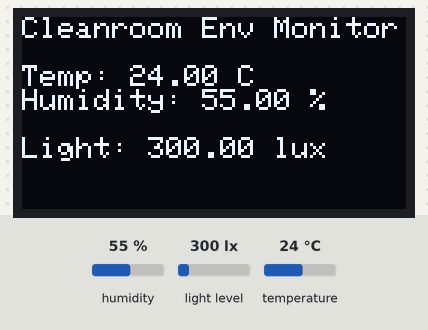
Bench run of a sketch on a simulated Arduino Uno, built with avr-gcc and run on an emulated ATmega328P. Parts: 128×64 one-colour display. The inputs (shaded band) are chosen by the test bench; at power-on: humidity 55 %, light level 300 lx, temperature 24 °C. What the sketch prints to the serial monitor is not drawn.

Above: at 3.2 s.
3.3 s: humidity set to 22 %
At 4.9 s:
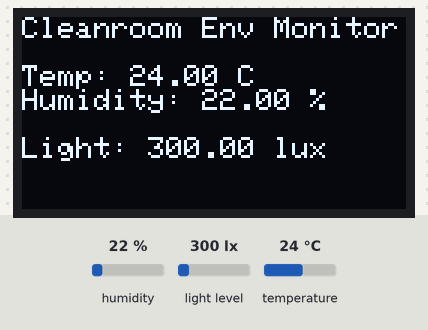
6.0 s: light level set to 40 lx
At 7.5 s:
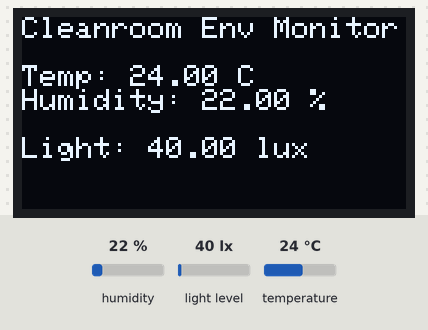
8.7 s: temperature set to 12 °C
At 11.3 s:
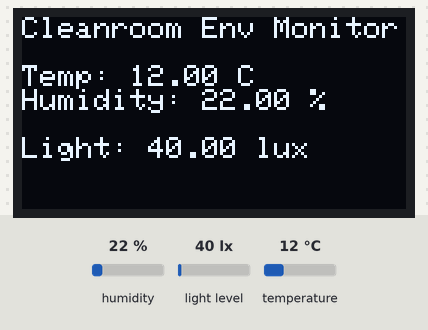
11.8 s: light level set to 500 lx
At 12.7 s:
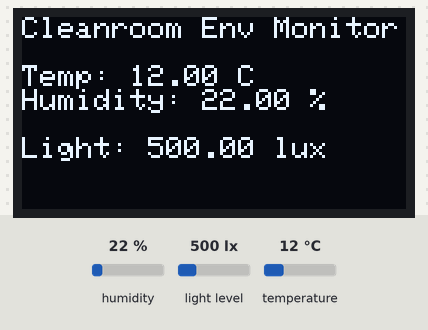
14.5 s: humidity set to 40 %
At 17.7 s:
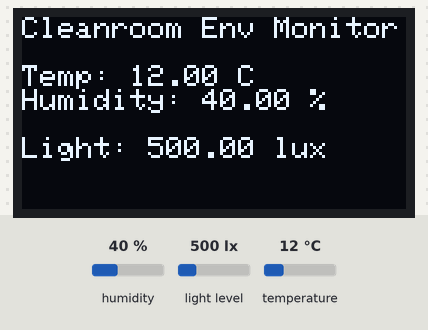
18.0 s: light level set to 1000 lx
At 19.1 s:
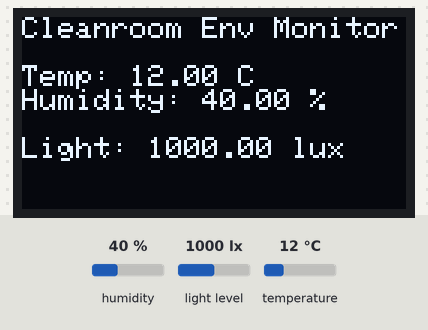
Timing chart, 0 to 21.0 s (numbered marks = the images above; inputs shaded):
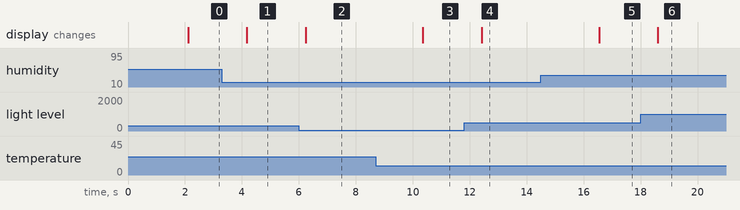

The sketch:

BoardTest.ino
```cpp
#include <Wire.h>
#include <Adafruit_GFX.h>
#include <Adafruit_SSD1306.h>
#include <Adafruit_Sensor.h>
#include <DHT.h>
#include <BH1750.h>

// DHT11 설정
#define DHTPIN 4  // DHT11 데이터 핀이 연결된 GPIO 번호
#define DHTTYPE DHT11  // DHT22를 사용할 경우 DHT11 대신 DHT22로 변경
DHT dht(DHTPIN, DHTTYPE);

// OLED 디스플레이 설정
#define SCREEN_WIDTH 128
#define SCREEN_HEIGHT 64
#define OLED_RESET -1
Adafruit_SSD1306 display(SCREEN_WIDTH, SCREEN_HEIGHT, &Wire, OLED_RESET);

// BH1750 조도 센서 설정
BH1750 lightMeter;

void setup() {
  // Serial 통신 시작
  Serial.begin(115200);

  // DHT 센서 시작
  dht.begin();

  // OLED 디스플레이 시작
  if (!display.begin(SSD1306_SWITCHCAPVCC, 0x3C)) {
    Serial.println(F("SSD1306 OLED 초기화 실패"));
    while (true);  // 초기화 실패 시 멈춤
  }

  display.clearDisplay();
  display.setTextSize(1);
  display.setTextColor(SSD1306_WHITE);
  display.setCursor(0, 0);
  display.println(F("Starting..."));
  display.display();

  // BH1750 조도 센서 시작
  if (!lightMeter.begin()) {
    Serial.println(F("BH1750 초기화 실패"));
    display.clearDisplay();
    display.setCursor(0, 0);
    display.println(F("BH1750 Init Fail"));
    display.display();
    while (true);  // 초기화 실패 시 멈춤
  }

  delay(2000);  // 시스템 안정화를 위한 대기 시간
}

void loop() {
  // DHT11 센서 데이터 읽기
  float temperature = dht.readTemperature();
  float humidity = dht.readHumidity();

  // BH1750 조도 센서 데이터 읽기
  float lux = lightMeter.readLightLevel();

  // OLED에 데이터 출력
  display.clearDisplay();

  display.setCursor(0, 0);
  display.println(F("Cleanroom Env Monitor"));

  // 온도와 습도 출력
  display.setCursor(0, 16);
  if (isnan(temperature) || isnan(humidity)) {
    display.println(F("DHT11: Err reading"));
  } else {
    display.print(F("Temp: "));
    display.print(temperature);
    display.println(F(" C"));

    display.print(F("Humidity: "));
    display.print(humidity);
    display.println(F(" %"));
  }

  // 조도 출력
  display.setCursor(0, 40);
  display.print(F("Light: "));
  display.print(lux);
  display.println(F(" lux"));

  // 디스플레이 업데이트
  display.display();

  // Serial 모니터에도 출력 (디버깅용)
  Serial.print("Temp: ");
  Serial.print(temperature);
  Serial.println(" *C");

  Serial.print("Humidity: ");
  Serial.print(humidity);
  Serial.println(" %");

  Serial.print("Light: ");
  Serial.print(lux);
  Serial.println(" lux");

  delay(2000);  // 2초마다 갱신
}
```

Measured:
- after the input at 3.3 s, the display: changes after 0.88 s (image 1)
- after the input at 6.0 s, the display: changes after 0.24 s (image 2)
- after the input at 8.7 s, the display: changes after 1.7 s (image 3)
- after the input at 11.8 s, the display: changes after 0.62 s (image 4)
- after the input at 14.5 s, the display: changes after 2.0 s (image 5)
- after the input at 18.0 s, the display: changes after 0.60 s (image 6)
